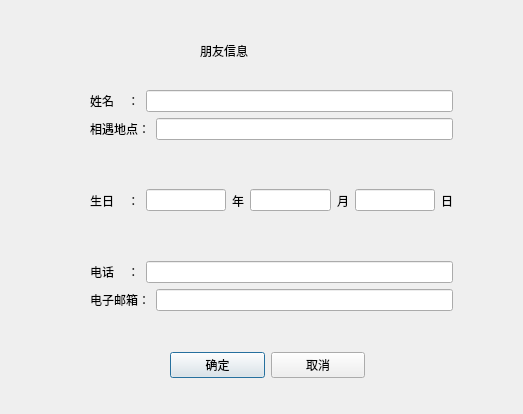
<?xml version="1.0" encoding="UTF-8"?>
<ui version="4.0">
 <class>FdInfoDlg</class>
 <widget class="QDialog" name="FdInfoDlg">
  <property name="geometry">
   <rect>
    <x>0</x>
    <y>0</y>
    <width>523</width>
    <height>414</height>
   </rect>
  </property>
  <property name="windowTitle">
   <string>Dialog</string>
  </property>
  <widget class="QWidget" name="layoutWidget">
   <property name="geometry">
    <rect>
     <x>90</x>
     <y>90</y>
     <width>363</width>
     <height>221</height>
    </rect>
   </property>
   <layout class="QVBoxLayout" name="verticalLayout">
    <item>
     <layout class="QHBoxLayout" name="horizontalLayout">
      <item>
       <widget class="QLabel" name="label">
        <property name="text">
         <string>姓名    ：</string>
        </property>
       </widget>
      </item>
      <item>
       <widget class="QLineEdit" name="namelineEdit">
        <property name="maxLength">
         <number>30</number>
        </property>
       </widget>
      </item>
     </layout>
    </item>
    <item>
     <layout class="QHBoxLayout" name="horizontalLayout_2">
      <item>
       <widget class="QLabel" name="label_2">
        <property name="text">
         <string>相遇地点：</string>
        </property>
       </widget>
      </item>
      <item>
       <widget class="QLineEdit" name="placelineEdit">
        <property name="maxLength">
         <number>30</number>
        </property>
       </widget>
      </item>
     </layout>
    </item>
    <item>
     <layout class="QHBoxLayout" name="horizontalLayout_3">
      <item>
       <widget class="QLabel" name="label_3">
        <property name="text">
         <string>生日    ：</string>
        </property>
       </widget>
      </item>
      <item>
       <widget class="QLineEdit" name="birthyearlineEdit">
        <property name="contextMenuPolicy">
         <enum>Qt::DefaultContextMenu</enum>
        </property>
       </widget>
      </item>
      <item>
       <widget class="QLabel" name="label_7">
        <property name="text">
         <string>年</string>
        </property>
       </widget>
      </item>
      <item>
       <widget class="QLineEdit" name="birthmonthlineEdit"/>
      </item>
      <item>
       <widget class="QLabel" name="label_8">
        <property name="text">
         <string>月</string>
        </property>
       </widget>
      </item>
      <item>
       <widget class="QLineEdit" name="birthdaylineEdit"/>
      </item>
      <item>
       <widget class="QLabel" name="label_9">
        <property name="text">
         <string>日</string>
        </property>
       </widget>
      </item>
     </layout>
    </item>
    <item>
     <layout class="QHBoxLayout" name="horizontalLayout_4">
      <item>
       <widget class="QLabel" name="label_4">
        <property name="text">
         <string>电话    ：</string>
        </property>
       </widget>
      </item>
      <item>
       <widget class="QLineEdit" name="calllineEdit">
        <property name="maxLength">
         <number>30</number>
        </property>
       </widget>
      </item>
     </layout>
    </item>
    <item>
     <layout class="QHBoxLayout" name="horizontalLayout_5">
      <item>
       <widget class="QLabel" name="label_5">
        <property name="text">
         <string>电子邮箱：</string>
        </property>
       </widget>
      </item>
      <item>
       <widget class="QLineEdit" name="emaillineEdit">
        <property name="maxLength">
         <number>30</number>
        </property>
       </widget>
      </item>
     </layout>
    </item>
   </layout>
  </widget>
  <widget class="QWidget" name="layoutWidget_2">
   <property name="geometry">
    <rect>
     <x>170</x>
     <y>350</y>
     <width>195</width>
     <height>30</height>
    </rect>
   </property>
   <layout class="QHBoxLayout" name="horizontalLayout_6">
    <item>
     <widget class="QPushButton" name="yesBtn">
      <property name="text">
       <string>确定</string>
      </property>
     </widget>
    </item>
    <item>
     <widget class="QPushButton" name="cancelBtn">
      <property name="text">
       <string>取消</string>
      </property>
     </widget>
    </item>
   </layout>
  </widget>
  <widget class="QLabel" name="label_6">
   <property name="geometry">
    <rect>
     <x>200</x>
     <y>30</y>
     <width>131</width>
     <height>41</height>
    </rect>
   </property>
   <property name="styleSheet">
    <string notr="true">font: 20pt &quot;张海山锐线体简&quot;;</string>
   </property>
   <property name="text">
    <string>朋友信息</string>
   </property>
  </widget>
 </widget>
 <resources/>
 <connections/>
</ui>
